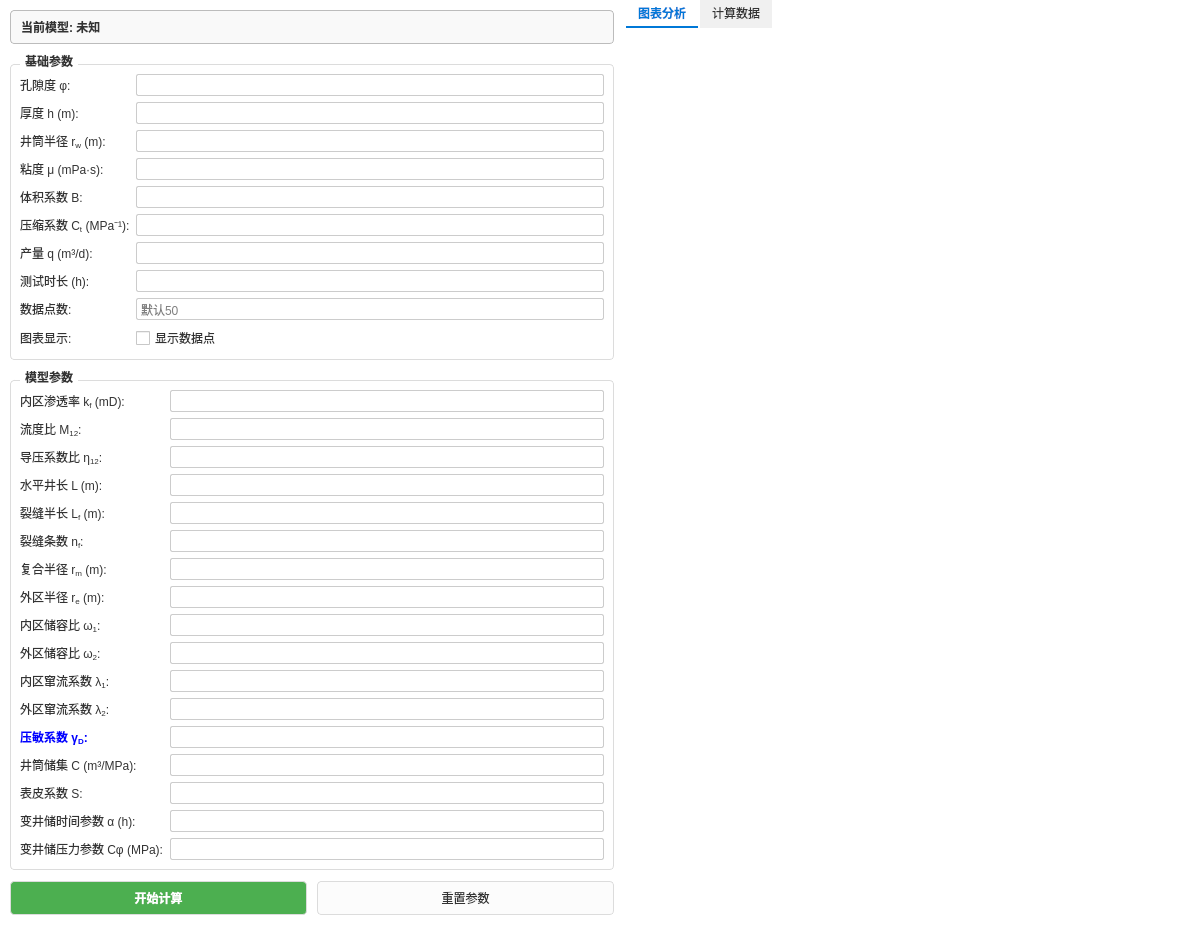
<?xml version="1.0" encoding="UTF-8"?>
<ui version="4.0">
 <class>WT_ModelWidget</class>
 <widget class="QWidget" name="WT_ModelWidget">
  <property name="geometry">
   <rect>
    <x>0</x>
    <y>0</y>
    <width>1200</width>
    <height>925</height>
   </rect>
  </property>
  <property name="windowTitle">
   <string>压裂水平井复合模型 (01-06)</string>
  </property>
  <property name="styleSheet">
   <string notr="true">/* 全局设置：白底黑字 */
QWidget {
        color: #333333;
        background-color: white;
        font-family: &quot;Microsoft YaHei&quot;;
        font-size: 9pt;
}

/* 分裂器手柄完全透明，去除竖线 */
QSplitter::handle {
        background-color: transparent;
}

/* 分组框样式 */
QGroupBox {
        font-weight: bold;
        border: 1px solid #dcdcdc;
        border-radius: 4px;
        margin-top: 10px;
}
QGroupBox::title {
        subcontrol-origin: margin;
        subcontrol-position: top left;
        left: 10px;
        padding: 0 3px;
        color: #333333;
}

/* 输入框样式 */
QLineEdit, QComboBox, QTextEdit {
        background-color: white;
        color: black;
        border: 1px solid #cccccc;
        border-radius: 2px;
        padding: 2px;
        selection-background-color: #0078d7;
}

/* 按钮通用样式 */
QPushButton {
        border: 1px solid #dcdcdc;
        border-radius: 4px;
        background-color: #fcfcfc;
        color: #333333;
        padding: 6px 12px;
        min-height: 20px;
}
QPushButton:hover {
        background-color: #f0f0f0;
        border-color: #0078d7;
        color: #0078d7;
}
QPushButton:pressed {
        background-color: #e0e0e0;
        border-color: #005a9e;
}

/* 模型选择按钮特殊样式 */
QPushButton#btnSelectModel {
        text-align: left;
        font-weight: bold;
        padding-left: 10px;
        background-color: #f9f9f9;
        border: 1px solid #bcbcbc;
}

/* 标签样式 */
QLabel {
        color: #333333;
}
</string>
  </property>
  <layout class="QHBoxLayout" name="horizontalLayout">
   <property name="spacing">
    <number>0</number>
   </property>
   <property name="leftMargin">
    <number>0</number>
   </property>
   <property name="topMargin">
    <number>0</number>
   </property>
   <property name="rightMargin">
    <number>0</number>
   </property>
   <property name="bottomMargin">
    <number>0</number>
   </property>
   <item>
    <widget class="QSplitter" name="splitter">
     <property name="orientation">
      <enum>Qt::Orientation::Horizontal</enum>
     </property>
     <property name="handleWidth">
      <number>2</number>
     </property>
     <widget class="QWidget" name="leftPanel" native="true">
      <property name="minimumSize">
       <size>
        <width>200</width>
        <height>0</height>
       </size>
      </property>
      <property name="maximumSize">
       <size>
        <width>16777215</width>
        <height>16777215</height>
       </size>
      </property>
      <property name="styleSheet">
       <string notr="true">QWidget#leftPanel {
        background-color: white;
        border: none; /* 移除右侧边框竖线 */
}</string>
      </property>
      <layout class="QVBoxLayout" name="verticalLayout">
       <property name="spacing">
        <number>10</number>
       </property>
       <property name="leftMargin">
        <number>10</number>
       </property>
       <property name="topMargin">
        <number>10</number>
       </property>
       <property name="rightMargin">
        <number>10</number>
       </property>
       <property name="bottomMargin">
        <number>10</number>
       </property>
       <item>
        <widget class="QPushButton" name="btnSelectModel">
         <property name="minimumSize">
          <size>
           <width>0</width>
           <height>34</height>
          </size>
         </property>
         <property name="text">
          <string>当前模型: 未知</string>
         </property>
         <property name="iconSize">
          <size>
           <width>16</width>
           <height>16</height>
          </size>
         </property>
        </widget>
       </item>
       <item>
        <widget class="QGroupBox" name="basicParamGroup">
         <property name="title">
          <string>基础参数</string>
         </property>
         <layout class="QFormLayout" name="formLayout_Base">
          <item row="0" column="0">
           <widget class="QLabel" name="label_phi">
            <property name="text">
             <string>&lt;html&gt;&lt;head/&gt;&lt;body&gt;&lt;p&gt;孔隙度 φ:&lt;/p&gt;&lt;/body&gt;&lt;/html&gt;</string>
            </property>
           </widget>
          </item>
          <item row="0" column="1">
           <widget class="QLineEdit" name="phiEdit"/>
          </item>
          <item row="1" column="0">
           <widget class="QLabel" name="label_h">
            <property name="text">
             <string>厚度 h (m):</string>
            </property>
           </widget>
          </item>
          <item row="1" column="1">
           <widget class="QLineEdit" name="hEdit"/>
          </item>
          <item row="2" column="0">
           <widget class="QLabel" name="label_rw">
            <property name="text">
             <string>井筒半径 r&lt;sub&gt;w&lt;/sub&gt; (m):</string>
            </property>
           </widget>
          </item>
          <item row="2" column="1">
           <widget class="QLineEdit" name="rwEdit"/>
          </item>
          <item row="3" column="0">
           <widget class="QLabel" name="label_mu">
            <property name="text">
             <string>粘度 μ (mPa·s):</string>
            </property>
           </widget>
          </item>
          <item row="3" column="1">
           <widget class="QLineEdit" name="muEdit"/>
          </item>
          <item row="4" column="0">
           <widget class="QLabel" name="label_B">
            <property name="text">
             <string>体积系数 B:</string>
            </property>
           </widget>
          </item>
          <item row="4" column="1">
           <widget class="QLineEdit" name="BEdit"/>
          </item>
          <item row="5" column="0">
           <widget class="QLabel" name="label_Ct">
            <property name="text">
             <string>&lt;html&gt;&lt;head/&gt;&lt;body&gt;&lt;p&gt;压缩系数 C&lt;sub&gt;t&lt;/sub&gt; (MPa⁻¹):&lt;/p&gt;&lt;/body&gt;&lt;/html&gt;</string>
            </property>
           </widget>
          </item>
          <item row="5" column="1">
           <widget class="QLineEdit" name="CtEdit"/>
          </item>
          <item row="6" column="0">
           <widget class="QLabel" name="label_q">
            <property name="text">
             <string>产量 q (m³/d):</string>
            </property>
           </widget>
          </item>
          <item row="6" column="1">
           <widget class="QLineEdit" name="qEdit"/>
          </item>
          <item row="7" column="0">
           <widget class="QLabel" name="label_t">
            <property name="text">
             <string>测试时长 (h):</string>
            </property>
           </widget>
          </item>
          <item row="7" column="1">
           <widget class="QLineEdit" name="tEdit"/>
          </item>
          <item row="8" column="0">
           <widget class="QLabel" name="label_points">
            <property name="text">
             <string>数据点数:</string>
            </property>
           </widget>
          </item>
          <item row="8" column="1">
           <widget class="QLineEdit" name="pointsEdit">
            <property name="placeholderText">
             <string>默认50</string>
            </property>
           </widget>
          </item>
          <item row="9" column="0">
           <widget class="QLabel" name="label_showPoints">
            <property name="text">
             <string>图表显示:</string>
            </property>
           </widget>
          </item>
          <item row="9" column="1">
           <widget class="QCheckBox" name="checkShowPoints">
            <property name="text">
             <string>显示数据点</string>
            </property>
           </widget>
          </item>
         </layout>
        </widget>
       </item>
       <item>
        <widget class="QGroupBox" name="modelParamGroup">
         <property name="title">
          <string>模型参数</string>
         </property>
         <layout class="QFormLayout" name="formLayout_Model">
          <item row="0" column="0">
           <widget class="QLabel" name="label_kf">
            <property name="text">
             <string>&lt;html&gt;&lt;head/&gt;&lt;body&gt;&lt;p&gt;内区渗透率 k&lt;span style=&quot; vertical-align:sub;&quot;&gt;f&lt;/span&gt; (mD):&lt;/p&gt;&lt;/body&gt;&lt;/html&gt;</string>
            </property>
           </widget>
          </item>
          <item row="0" column="1">
           <widget class="QLineEdit" name="kfEdit"/>
          </item>
          <item row="1" column="0">
           <widget class="QLabel" name="label_km">
            <property name="text">
             <string>&lt;html&gt;&lt;head/&gt;&lt;body&gt;&lt;p&gt;流度比 M&lt;sub&gt;12&lt;/sub&gt;:&lt;/p&gt;&lt;/body&gt;&lt;/html&gt;</string>
            </property>
           </widget>
          </item>
          <item row="1" column="1">
           <widget class="QLineEdit" name="kmEdit"/>
          </item>
          <item row="2" column="0">
           <widget class="QLabel" name="label_eta12">
            <property name="text">
             <string>&lt;html&gt;&lt;head/&gt;&lt;body&gt;&lt;p&gt;导压系数比 η&lt;sub&gt;12&lt;/sub&gt;:&lt;/p&gt;&lt;/body&gt;&lt;/html&gt;</string>
            </property>
           </widget>
          </item>
          <item row="2" column="1">
           <widget class="QLineEdit" name="eta12Edit"/>
          </item>
          <item row="3" column="0">
           <widget class="QLabel" name="label_L">
            <property name="text">
             <string>水平井长 L (m):</string>
            </property>
           </widget>
          </item>
          <item row="3" column="1">
           <widget class="QLineEdit" name="LEdit"/>
          </item>
          <item row="4" column="0">
           <widget class="QLabel" name="label_Lf">
            <property name="text">
             <string>&lt;html&gt;&lt;head/&gt;&lt;body&gt;&lt;p&gt;裂缝半长 L&lt;sub&gt;f&lt;/sub&gt; (m):&lt;/p&gt;&lt;/body&gt;&lt;/html&gt;</string>
            </property>
           </widget>
          </item>
          <item row="4" column="1">
           <widget class="QLineEdit" name="LfEdit"/>
          </item>
          <item row="5" column="0">
           <widget class="QLabel" name="label_nf">
            <property name="text">
             <string>&lt;html&gt;&lt;head/&gt;&lt;body&gt;&lt;p&gt;裂缝条数 n&lt;sub&gt;f&lt;/sub&gt;:&lt;/p&gt;&lt;/body&gt;&lt;/html&gt;</string>
            </property>
           </widget>
          </item>
          <item row="5" column="1">
           <widget class="QLineEdit" name="nfEdit"/>
          </item>
          <item row="6" column="0">
           <widget class="QLabel" name="label_rmD">
            <property name="text">
             <string>&lt;html&gt;&lt;head/&gt;&lt;body&gt;&lt;p&gt;复合半径 r&lt;sub&gt;m&lt;/sub&gt; (m):&lt;/p&gt;&lt;/body&gt;&lt;/html&gt;</string>
            </property>
           </widget>
          </item>
          <item row="6" column="1">
           <widget class="QLineEdit" name="rmDEdit"/>
          </item>
          <item row="7" column="0">
           <widget class="QLabel" name="label_reD">
            <property name="text">
             <string>&lt;html&gt;&lt;head/&gt;&lt;body&gt;&lt;p&gt;外区半径 r&lt;sub&gt;e&lt;/sub&gt; (m):&lt;/p&gt;&lt;/body&gt;&lt;/html&gt;</string>
            </property>
           </widget>
          </item>
          <item row="7" column="1">
           <widget class="QLineEdit" name="reDEdit"/>
          </item>
          <item row="8" column="0">
           <widget class="QLabel" name="label_omga1">
            <property name="text">
             <string>&lt;html&gt;&lt;head/&gt;&lt;body&gt;&lt;p&gt;内区储容比 ω&lt;sub&gt;1&lt;/sub&gt;:&lt;/p&gt;&lt;/body&gt;&lt;/html&gt;</string>
            </property>
           </widget>
          </item>
          <item row="8" column="1">
           <widget class="QLineEdit" name="omga1Edit"/>
          </item>
          <item row="9" column="0">
           <widget class="QLabel" name="label_omga2">
            <property name="text">
             <string>&lt;html&gt;&lt;head/&gt;&lt;body&gt;&lt;p&gt;外区储容比 ω&lt;sub&gt;2&lt;/sub&gt;:&lt;/p&gt;&lt;/body&gt;&lt;/html&gt;</string>
            </property>
           </widget>
          </item>
          <item row="9" column="1">
           <widget class="QLineEdit" name="omga2Edit"/>
          </item>
          <item row="10" column="0">
           <widget class="QLabel" name="label_remda1">
            <property name="text">
             <string>&lt;html&gt;&lt;head/&gt;&lt;body&gt;&lt;p&gt;内区窜流系数 λ&lt;sub&gt;1&lt;/sub&gt;:&lt;/p&gt;&lt;/body&gt;&lt;/html&gt;</string>
            </property>
           </widget>
          </item>
          <item row="10" column="1">
           <widget class="QLineEdit" name="remda1Edit"/>
          </item>
          <item row="11" column="0">
           <widget class="QLabel" name="label_remda2">
            <property name="text">
             <string>&lt;html&gt;&lt;head/&gt;&lt;body&gt;&lt;p&gt;外区窜流系数 λ&lt;sub&gt;2&lt;/sub&gt;:&lt;/p&gt;&lt;/body&gt;&lt;/html&gt;</string>
            </property>
           </widget>
          </item>
          <item row="11" column="1">
           <widget class="QLineEdit" name="remda2Edit"/>
          </item>
          <item row="12" column="0">
           <widget class="QLabel" name="label_gamaD">
            <property name="toolTip">
             <string>渗透率模量</string>
            </property>
            <property name="styleSheet">
             <string notr="true">color: blue; font-weight: bold;</string>
            </property>
            <property name="text">
             <string>&lt;html&gt;&lt;head/&gt;&lt;body&gt;&lt;p&gt;压敏系数 γ&lt;sub&gt;D&lt;/sub&gt;:&lt;/p&gt;&lt;/body&gt;&lt;/html&gt;</string>
            </property>
           </widget>
          </item>
          <item row="12" column="1">
           <widget class="QLineEdit" name="gamaDEdit"/>
          </item>
          <item row="13" column="0">
           <widget class="QLabel" name="label_cD">
            <property name="text">
             <string>&lt;html&gt;&lt;head/&gt;&lt;body&gt;&lt;p&gt;井筒储集 C (m³/MPa):&lt;/p&gt;&lt;/body&gt;&lt;/html&gt;</string>
            </property>
           </widget>
          </item>
          <item row="13" column="1">
           <widget class="QLineEdit" name="cDEdit"/>
          </item>
          <item row="14" column="0">
           <widget class="QLabel" name="label_s">
            <property name="text">
             <string>表皮系数 S:</string>
            </property>
           </widget>
          </item>
          <item row="14" column="1">
           <widget class="QLineEdit" name="sEdit"/>
          </item>
          <item row="15" column="0">
           <widget class="QLabel" name="label_alpha">
            <property name="text">
             <string>&lt;html&gt;&lt;head/&gt;&lt;body&gt;&lt;p&gt;变井储时间参数 α (h):&lt;/p&gt;&lt;/body&gt;&lt;/html&gt;</string>
            </property>
           </widget>
          </item>
          <item row="15" column="1">
           <widget class="QLineEdit" name="alphaEdit"/>
          </item>
          <item row="16" column="0">
           <widget class="QLabel" name="label_cphi">
            <property name="text">
             <string>&lt;html&gt;&lt;head/&gt;&lt;body&gt;&lt;p&gt;变井储压力参数 Cφ (MPa):&lt;/p&gt;&lt;/body&gt;&lt;/html&gt;</string>
            </property>
           </widget>
          </item>
          <item row="16" column="1">
           <widget class="QLineEdit" name="cPhiEdit"/>
          </item>
         </layout>
        </widget>
       </item>
       <item>
        <spacer name="verticalSpacer">
         <property name="orientation">
          <enum>Qt::Orientation::Vertical</enum>
         </property>
         <property name="sizeHint" stdset="0">
          <size>
           <width>20</width>
           <height>40</height>
          </size>
         </property>
        </spacer>
       </item>
       <item>
        <layout class="QHBoxLayout" name="horizontalLayout_Btns">
         <property name="spacing">
          <number>10</number>
         </property>
         <item>
          <widget class="QPushButton" name="calculateButton">
           <property name="styleSheet">
            <string notr="true">background-color: #4CAF50;
color: white; font-weight: bold; padding: 6px;</string>
           </property>
           <property name="text">
            <string>开始计算</string>
           </property>
          </widget>
         </item>
         <item>
          <widget class="QPushButton" name="resetButton">
           <property name="text">
            <string>重置参数</string>
           </property>
          </widget>
         </item>
        </layout>
       </item>
      </layout>
     </widget>
     <widget class="QWidget" name="rightPanel" native="true">
      <property name="styleSheet">
       <string notr="true">QWidget#rightPanel { background-color: white;
border: none; }</string>
      </property>
      <layout class="QVBoxLayout" name="rightLayout">
       <property name="leftMargin">
        <number>0</number>
       </property>
       <property name="topMargin">
        <number>0</number>
       </property>
       <property name="rightMargin">
        <number>0</number>
       </property>
       <property name="bottomMargin">
        <number>0</number>
       </property>
       <item>
        <widget class="QTabWidget" name="tabWidget_Right">
         <property name="styleSheet">
          <string notr="true">QTabWidget::pane { border: none;
} /* 去除标签页下方的横线 */
QTabBar::tab { background: #f0f0f0; color: #333333; padding: 6px 12px; border: none; border-bottom: 2px solid transparent; margin-right: 2px;
}
QTabBar::tab:hover { background-color: #e0e0e0; }
QTabBar::tab:selected { background: white; color: #0078d7; border-bottom: 2px solid #0078d7; font-weight: bold;
}</string>
         </property>
         <property name="currentIndex">
          <number>0</number>
         </property>
         <widget class="QWidget" name="tab_Chart">
          <attribute name="title">
           <string>图表分析</string>
          </attribute>
          <layout class="QVBoxLayout" name="verticalLayout_ChartTab">
           <property name="leftMargin">
            <number>0</number>
           </property>
           <property name="topMargin">
            <number>0</number>
           </property>
           <property name="rightMargin">
            <number>0</number>
           </property>
           <property name="bottomMargin">
            <number>0</number>
           </property>
           <item>
            <widget class="ChartWidget" name="chartWidget" native="true">
             <property name="sizePolicy">
              <sizepolicy hsizetype="Expanding" vsizetype="Expanding">
               <horstretch>0</horstretch>
               <verstretch>0</verstretch>
              </sizepolicy>
             </property>
            </widget>
           </item>
          </layout>
         </widget>
         <widget class="QWidget" name="tab_Data">
          <attribute name="title">
           <string>计算数据</string>
          </attribute>
          <layout class="QVBoxLayout" name="verticalLayout_DataTab">
           <item>
            <widget class="QTextEdit" name="resultTextEdit">
             <property name="readOnly">
              <bool>true</bool>
             </property>
            </widget>
           </item>
           <item>
            <widget class="QPushButton" name="btnExportDataTab">
             <property name="text">
              <string>导出数据 (.csv)</string>
             </property>
            </widget>
           </item>
          </layout>
         </widget>
        </widget>
       </item>
      </layout>
     </widget>
    </widget>
   </item>
  </layout>
 </widget>
 <customwidgets>
  <customwidget>
   <class>ChartWidget</class>
   <extends>QWidget</extends>
   <header>chartwidget.h</header>
   <container>1</container>
  </customwidget>
 </customwidgets>
 <resources/>
 <connections/>
</ui>
